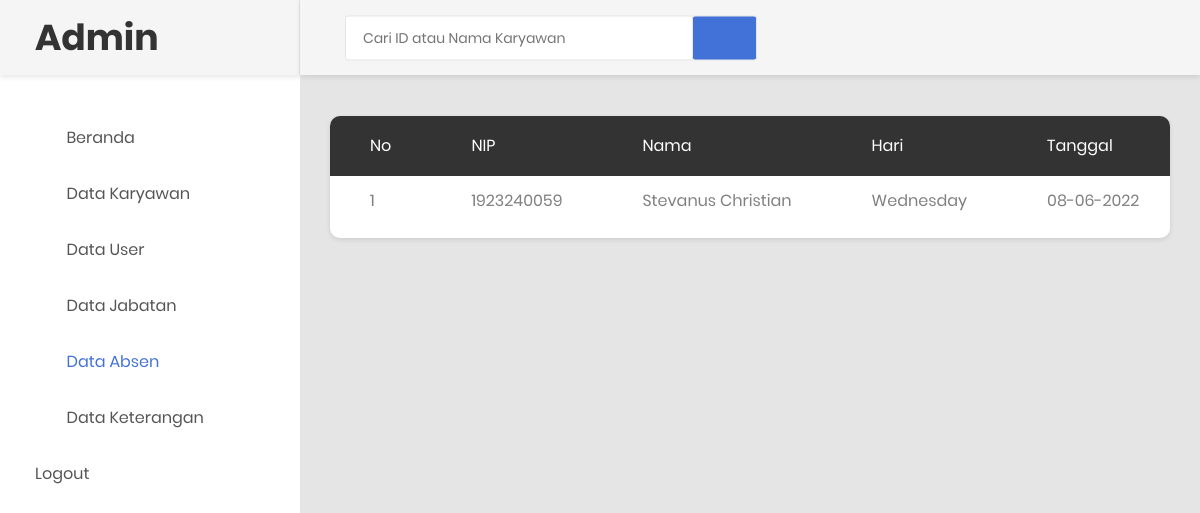
The app's page /prospenab.php (signed in), older data.
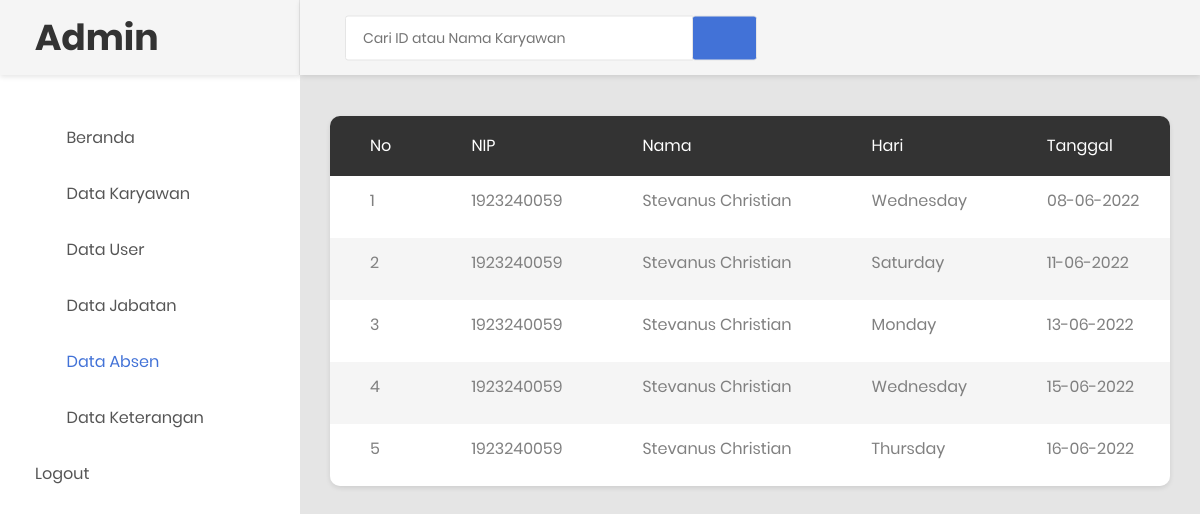
The same page, newer data.
### tables this page shows
CREATE TABLE `tb_absen` (
  `id` int(11) NOT NULL,
  `id_karyawan` int(11) NOT NULL,
  `nama` varchar(255) NOT NULL,
  `hari` varchar(250) NOT NULL,
  `tanggal` varchar(250) NOT NULL,
  `waktu` varchar(255) NOT NULL,
  `status_absen` varchar(100) NOT NULL,
  `latitude` varchar(250) NOT NULL,
  `longitude` varchar(250) NOT NULL
);

### prospenab.php (the view, shortened to what the changed rows need)
<?php
require_once("koneksi.php");
 ?>
<!DOCTYPE html>
<html lang="en">
<head>
     <link rel="stylesheet" href="https://maxcdn.bootstrapcdn.com/bootstrap/4.5.2/css/bootstrap.min.css">
    <link rel="stylesheet" type="text/css" href="css/bootstrap.css" media="all">
    <link href="css/font-face.css" rel="stylesheet" media="all">
    <link href="vendor/font-awesome-4.7/css/font-awesome.min.css" rel="stylesheet" media="all">
    <link href="vendor/font-awesome-5/css/fontawesome-all.min.css" rel="stylesheet" media="all">
    <link href="vendor/mdi-font/css/material-design-iconic-font.min.css" rel="stylesheet" media="all">
    <link href="vendor/bootstrap-4.1/bootstrap.min.css" rel="stylesheet" media="all">
    <link href="vendor/animsition/animsition.min.css" rel="stylesheet" media="all">
    <link href="vendor/bootstrap-progressbar/bootstrap-progressbar-3.3.4.min.css" rel="stylesheet" media="all">
    <link href="vendor/wow/animate.css" rel="stylesheet" media="all">
    <link href="vendor/css-hamburgers/hamburgers.min.css" rel="stylesheet" media="all">
    <link href="vendor/slick/slick.css" rel="stylesheet" media="all">
    <link href="vendor/select2/select2.min.css" rel="stylesheet" media="all">
    <link href="vendor/perfect-scrollbar/perfect-scrollbar.css" rel="stylesheet" media="all">
    <link href="css/theme.css" rel="stylesheet" media="all">
</head>
<body class="animsition">
    <div class="page-wrapper">
        <aside class="menu-sidebar d-none d-lg-block">
            <div class="logo">
                <a href="#">
                    <h1>Admin</h1>
                </a>
            </div>
        </aside>
        <div class="page-container">
            <div class="main-content">
                <div class="section__content section__content--p30">
                    <div class="container-fluid">
                        <div class="row">
                                <div class="table-responsive table--no-card m-b-30">
                                    <table class="table table-borderless table-striped table-earning">
                                        <thead>
                                            <tr>
                                                <th>No</th>
                                                <th>NIP</th>
                                                <th>Nama</th>
                                                <th>Hari</th>
                                                <th>Tanggal</th>
                                            </tr>
                                        </thead>
                                        <tbody>
                                              <?php
                                            $cari = $_POST['cari'];
                                            $sql = "SELECT * FROM tb_absen WHERE id_karyawan LIKE '%$cari%' OR nama LIKE '%$cari%'";
                                            $query = mysqli_query($koneksi, $sql);
                                            $no = 1;
                                            while ($row = mysqli_fetch_array($query)) {
                                             ?>
                                            <tr>
                                                <td><?php echo $no ?></td>
                                                <td><?php echo $row['id_karyawan']; ?></td>
                                                <td><?php echo $row ['nama']; ?></td>
                                                <td><?php echo $row['hari']; ?></td>
                                                <td><?php echo $row['tanggal']; ?></td>
                                            </tr>
                                           <?php
                                           $no++;
                                       }
                                            ?>
                                        </tbody>
                                    </table>
                                </div>
                            </div>
                </div>
            </div>
        </div>
    </div>
</body>
</html>

Row changes from the older to the newer data that the page shows:
added tb_absen: id_karyawan "1923240059", nama "Stevanus Christian", hari "Saturday", tanggal "11-06-2022"
added tb_absen: id_karyawan "1923240059", nama "Stevanus Christian", hari "Monday", tanggal "13-06-2022"
added tb_absen: id_karyawan "1923240059", nama "Stevanus Christian", hari "Wednesday", tanggal "15-06-2022"
added tb_absen: id_karyawan "1923240059", nama "Stevanus Christian", hari "Thursday", tanggal "16-06-2022"
